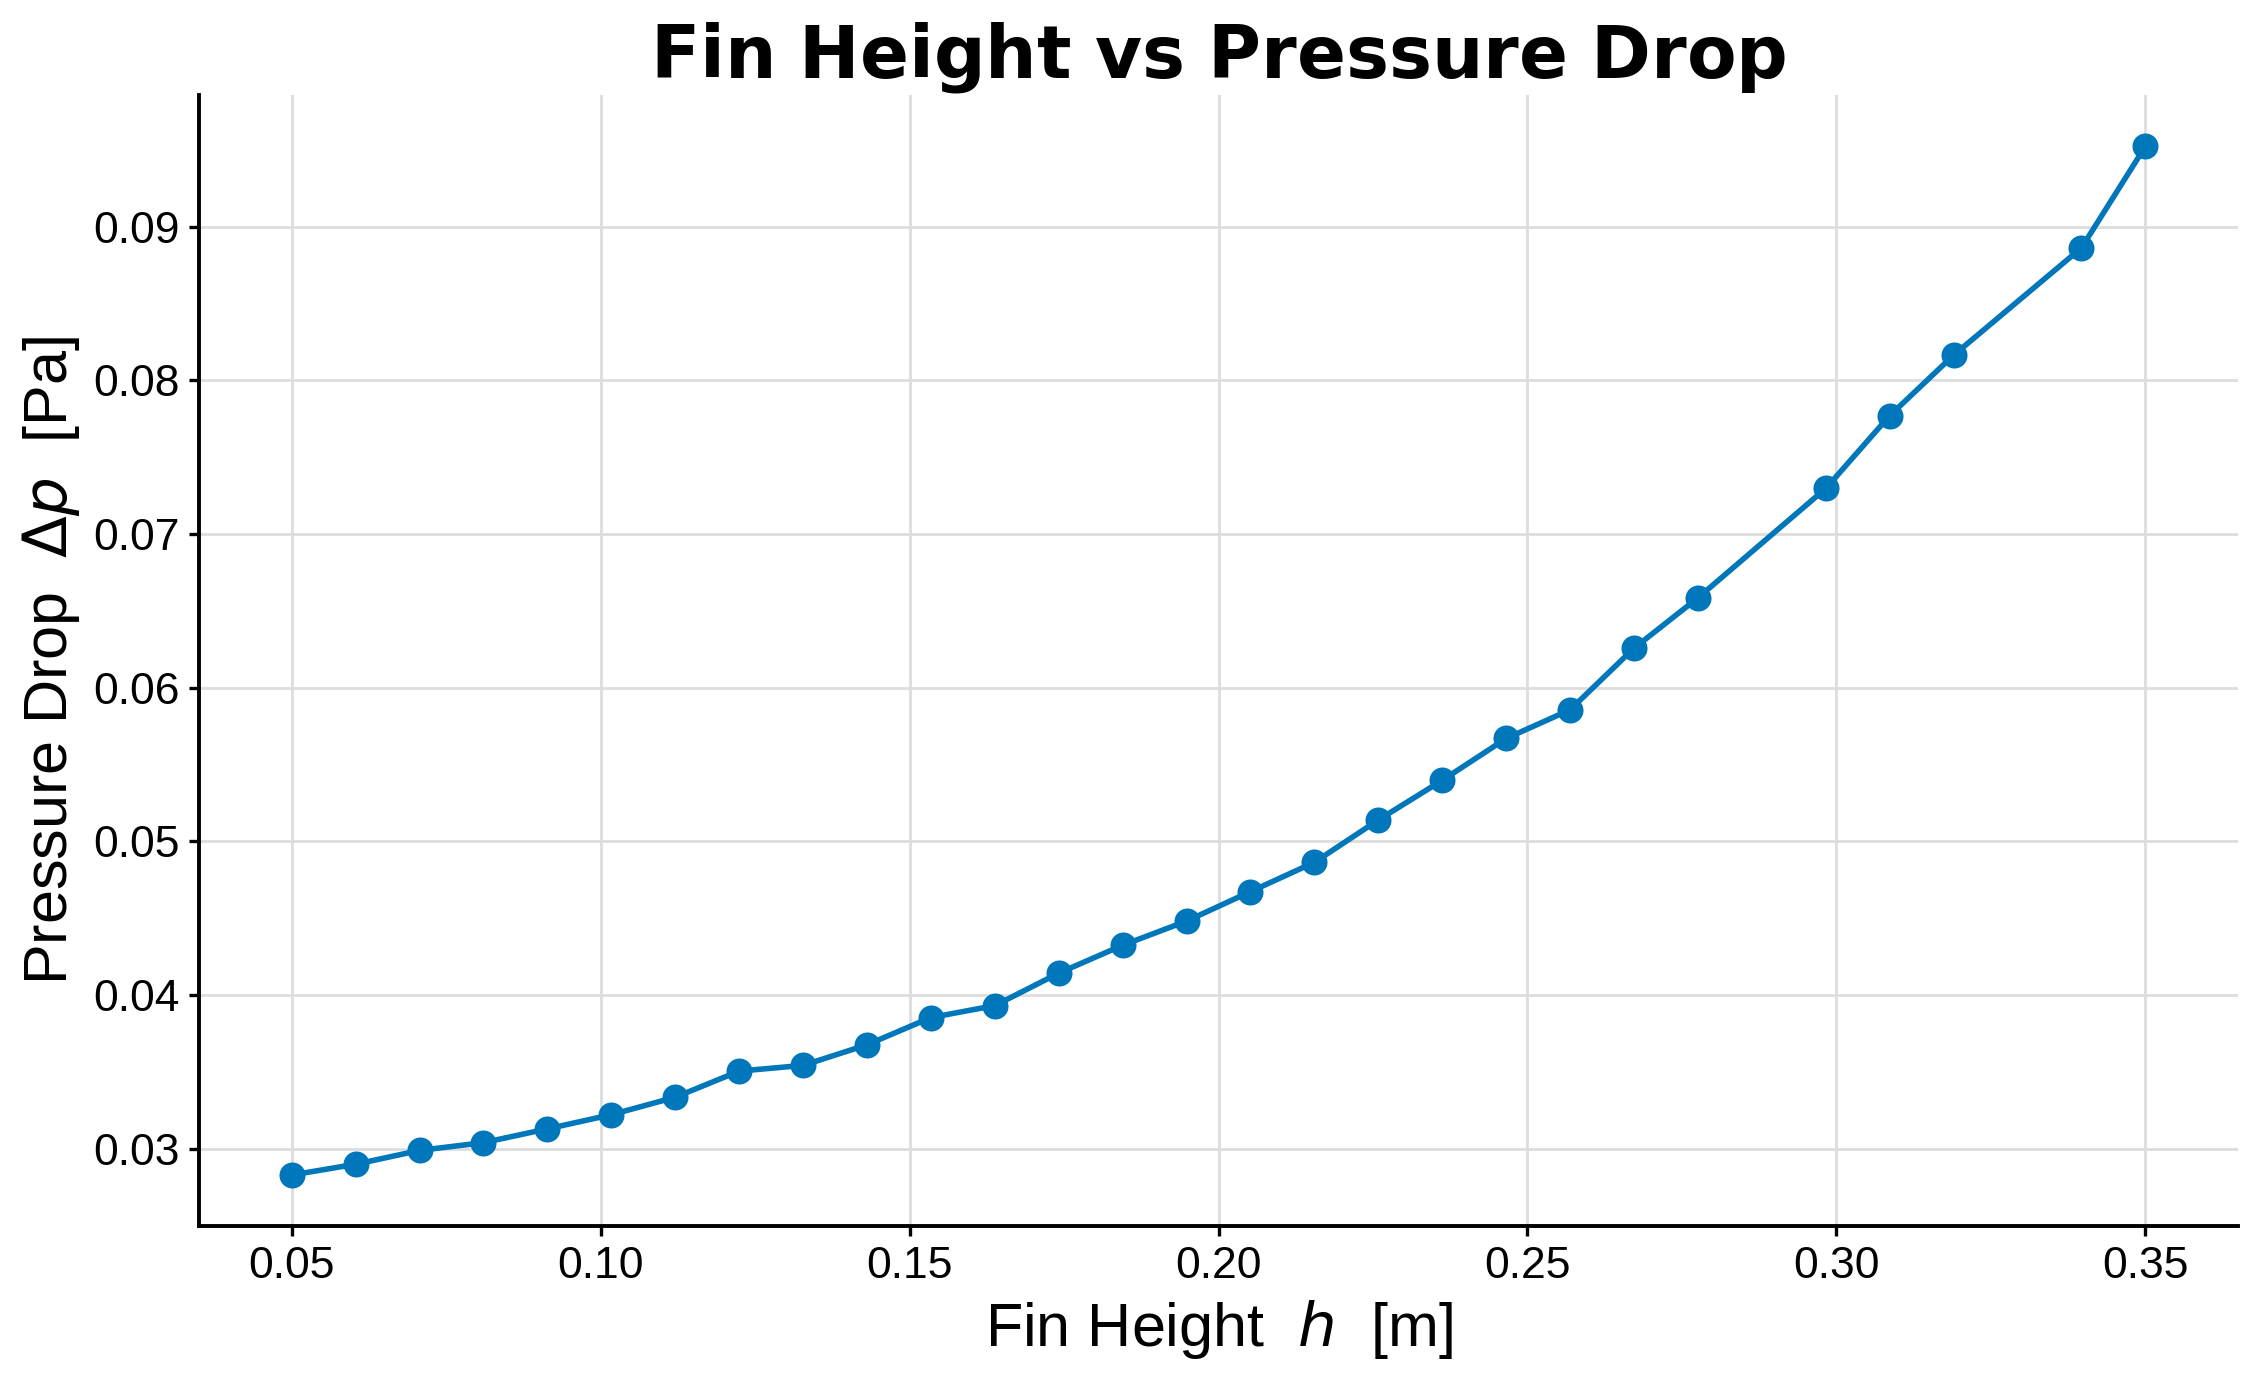

Recreate this plot in Python.
#!/usr/bin/env python3
"""
Fin height vs pressure drop — single-series line plot.
Reads fin_height_pressure.csv, outputs fin_height_pressure.pdf/.png.
"""

import csv
import matplotlib.pyplot as plt
import matplotlib as mpl

# ── Palette (jnl.gp M.colour) ─────────────────────────────────
BLUE = "#0077bb"

# ── Shared rcParams ───────────────────────────────────────────
mpl.rcParams.update(
    {
        "font.family": "sans-serif",
        "font.sans-serif": ["Liberation Sans", "DejaVu Sans"],
        "font.size": 18,
        "mathtext.fontset": "dejavusans",
        "axes.linewidth": 1.4,
        "axes.titlesize": 26,
        "axes.labelsize": 22,
        "xtick.direction": "out",
        "ytick.direction": "out",
        "xtick.major.width": 1.2,
        "ytick.major.width": 1.2,
        "xtick.labelsize": 16,
        "ytick.labelsize": 16,
        "legend.fontsize": 19,
    }
)

# ── Load data ─────────────────────────────────────────────────
xs, ys = [], []

with open("fin_height_pressure.csv", newline="") as f:
    reader = csv.DictReader(f)
    headers = reader.fieldnames or []
    xcol, ycol = headers[0], headers[1]

    for row in reader:
        try:
            xs.append(float(row[xcol]))
            ys.append(float(row[ycol]))
        except ValueError:
            pass

# ── Plot ──────────────────────────────────────────────────────
fig, ax = plt.subplots(figsize=(11.66, 7.28))  # 16:10, two-column A2

ax.plot(xs, ys, color=BLUE, lw=2.0, zorder=4)
ax.scatter(xs, ys, color=BLUE, s=70, zorder=5)

ax.set_xlabel(r"Fin Height  $h$  [m]")
ax.set_ylabel(r"Pressure Drop  $\Delta p$  [Pa]")
ax.set_title(r"$\bf{Fin\ Height\ vs\ Pressure\ Drop}$")

ax.grid(True, color="#dddddd", linewidth=1.0, zorder=0)
ax.spines["top"].set_visible(False)
ax.spines["right"].set_visible(False)

plt.tight_layout()
plt.savefig("fin_height_pressure.pdf", bbox_inches="tight")
plt.savefig("fin_height_pressure.png", dpi=200, bbox_inches="tight")
plt.close(fig)
print("Saved fin_height_pressure.pdf / .png")
